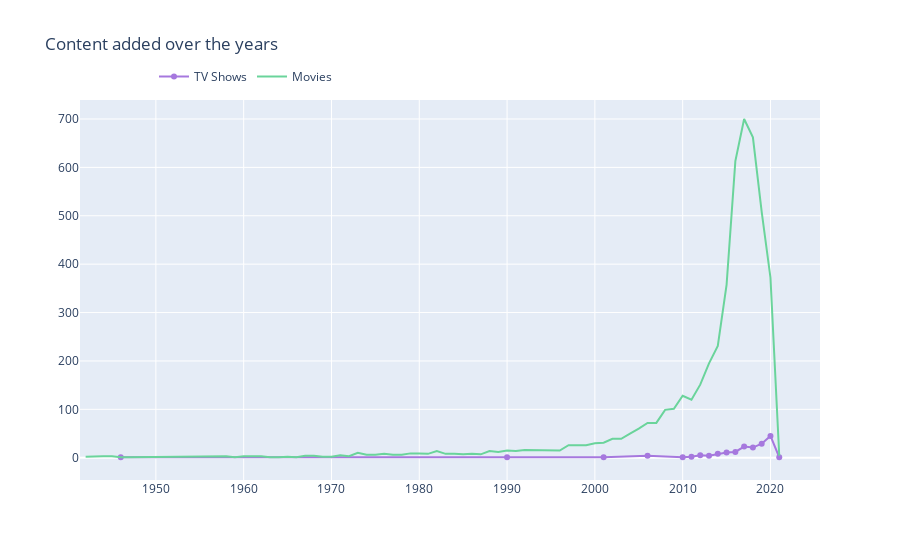

The code cell stored with this chart in its notebook:
### Code cell
d1 = df[df["type"] == "TV Show"]
d2 = df[df["type"] == "Movie"]

col = "release_year"

vc1 = d1[col].value_counts().reset_index()
vc1 = vc1.rename(columns = {col : "count", "index" : col})
vc1['percent'] = vc1['count'].apply(lambda x : 100*x/sum(vc1['count']))
vc1 = vc1.sort_values(col)

vc2 = d2[col].value_counts().reset_index()
vc2 = vc2.rename(columns = {col : "count", "index" : col})
vc2['percent'] = vc2['count'].apply(lambda x : 100*x/sum(vc2['count']))
vc2 = vc2.sort_values(col)

trace1 = go.Scatter(x=vc1[col], y=vc1["count"], name="TV Shows", marker=dict(color="#a678de"))
trace2 = go.Scatter(x=vc2[col], y=vc2["count"], name="Movies", marker=dict(color="#6ad49b"))
data = [trace1, trace2]
layout = go.Layout(title="Content added over the years", legend=dict(x=0.1, y=1.1, orientation="h"))
fig = go.Figure(data, layout=layout)
fig.show()

### Figure 1 — Plotly figure (JSON) as saved in the notebook; plotly's stock layout.template omitted (floating-point values rounded to 4 significant figures)
{"data": [{"marker": {"color": "#a678de"}, "name": "TV Shows", "type": "scatter", "x": [1946, 1990, 2001, 2006, 2010, 2011, 2012, 2013, 2014, 2015, 2016, 2017, 2018, 2019, 2020, 2021], "y": [1, 1, 1, 4, 1, 2, 5, 4, 8, 11, 12, 23, 21, 29, 45, 1]}, {"marker": {"color": "#6ad49b"}, "name": "Movies", "type": "scatter", "x": [1942, 1943, 1944, 1945, 1946, 1947, 1954, 1955, 1956, 1958, 1959, 1960, 1962, 1963, 1964, 1965, 1966, 1967, 1968, 1969, 1970, 1971, 1972, 1973, 1974, 1975, 1976, 1977, 1978, 1979, 1980, 1981, 1982, 1983, 1984, 1985, 1986, 1987, 1988, 1989, 1990, 1991, 1992, 1993, 1994, 1995, 1996, 1997, 1998, 1999, 2000, 2001, 2002, 2003, 2004, 2005, 2006, 2007, 2008, 2009, 2010, 2011, 2012, 2013, 2014, 2015, 2016, 2017, 2018, 2019, 2020, 2021], "y": [2, 3, 3, 3, 1, 1, 2, 3, 2, 3, 1, 3, 3, 1, 1, 2, 1, 4, 4, 2, 2, 5, 3, 10, 6, 6, 8, 6, 6, 9, 9, 8, 14, 8, 8, 7, 8, 7, 14, 12, 15, 14, 16, 16, 15, 16, 15, 26, 26, 26, 30, 31, 39, 39, 50, 60, 72, 72, 99, 101, 128, 120, 151, 195, 231, 357, 613, 700, 662, 508, 372, 4]}], "layout": {"legend": {"orientation": "h", "x": 0.1, "y": 1.1}, "title": {"text": "Content added over the years"}}}
